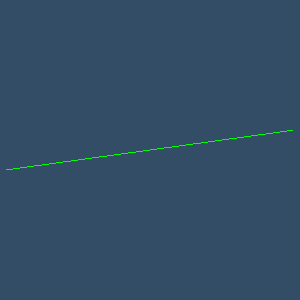

Generate this figure with Python:
#!/usr/bin/env python

# Demonstrate vtkCellTypeSource for the Line cell type. The source generates
# an unstructured grid of line cells, which are perturbed, shrunk, tessellated,
# and color-mapped by cell ID.

# Factory overrides: importing these modules registers the OpenGL rendering,
# FreeType text rendering, and interaction style implementations.
import vtkmodules.vtkInteractionStyle  # noqa: F401
import vtkmodules.vtkRenderingFreeType  # noqa: F401
import vtkmodules.vtkRenderingOpenGL2  # noqa: F401
# VTK pipeline classes used in this example
from vtkmodules.vtkCommonCore import (
    vtkIntArray,
    vtkMinimalStandardRandomSequence,
    vtkPoints,
)
from vtkmodules.vtkCommonDataModel import VTK_LINE
from vtkmodules.vtkFiltersGeneral import (
    vtkShrinkFilter,
    vtkTessellatorFilter,
)
from vtkmodules.vtkFiltersSources import vtkCellTypeSource
from vtkmodules.vtkRenderingCore import (
    vtkActor,
    vtkDataSetMapper,
    vtkRenderWindow,
    vtkRenderWindowInteractor,
    vtkRenderer,
)

# Colors (normalized RGB)
dark_blue_background_rgb = (0.2, 0.302, 0.4)

# Source: generate line cells
cell_type_source = vtkCellTypeSource()
cell_type_source.SetCellType(VTK_LINE)
cell_type_source.Update()

# Perturb points so cell edges are visible after tessellation
original_points = cell_type_source.GetOutput().GetPoints()
points = vtkPoints()
points.SetNumberOfPoints(cell_type_source.GetOutput().GetNumberOfPoints())
rng = vtkMinimalStandardRandomSequence()
rng.SetSeed(5070)
for i in range(points.GetNumberOfPoints()):
    perturbation = [0.0, 0.0, 0.0]
    for j in range(3):
        rng.Next()
        perturbation[j] = rng.GetRangeValue(-0.1, 0.1)
    current = [0.0, 0.0, 0.0]
    original_points.GetPoint(i, current)
    points.SetPoint(i,
                    current[0] + perturbation[0],
                    current[1] + perturbation[1],
                    current[2] + perturbation[2])
cell_type_source.GetOutput().SetPoints(points)

# Cell ID array for scalar coloring
num_cells = cell_type_source.GetOutput().GetNumberOfCells()
id_array = vtkIntArray()
id_array.SetNumberOfTuples(num_cells)
for i in range(num_cells):
    id_array.InsertTuple1(i, i + 1)
id_array.SetName("Ids")
cell_type_source.GetOutput().GetCellData().AddArray(id_array)
cell_type_source.GetOutput().GetCellData().SetActiveScalars("Ids")

# Shrink: separate cells visually
shrink = vtkShrinkFilter()
shrink.SetInputConnection(cell_type_source.GetOutputPort())
shrink.SetShrinkFactor(0.8)

# Tessellate: subdivide higher-order cells into linear primitives
tessellate = vtkTessellatorFilter()
tessellate.SetInputConnection(shrink.GetOutputPort())
tessellate.SetMaximumNumberOfSubdivisions(3)

# Mapper: color by cell ID
mapper = vtkDataSetMapper()
mapper.SetInputConnection(tessellate.GetOutputPort())
mapper.SetScalarRange(0, num_cells + 1)
mapper.SetScalarModeToUseCellData()
mapper.SetResolveCoincidentTopologyToPolygonOffset()

# Actor
actor = vtkActor()
actor.SetMapper(mapper)
actor.GetProperty().EdgeVisibilityOn()

# Renderer: assemble the scene
renderer = vtkRenderer()
renderer.AddActor(actor)
renderer.SetBackground(dark_blue_background_rgb)

# Render window: display the rendered scene
render_window = vtkRenderWindow()
render_window.AddRenderer(renderer)
render_window.SetWindowName("celltype line")
render_window.SetMultiSamples(0)
render_window.SetSize(300, 300)

# Interactor: handle mouse and keyboard events
render_window_interactor = vtkRenderWindowInteractor()
render_window_interactor.SetRenderWindow(render_window)

# Scene: configure the camera
renderer.ResetCamera()

# Start: launch the interactive visualization
render_window_interactor.Initialize()
render_window_interactor.Start()
